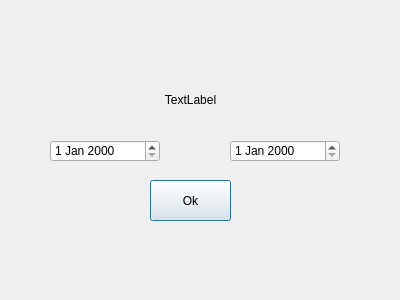
<?xml version="1.0" encoding="UTF-8"?>
<ui version="4.0">
 <class>Dialog</class>
 <widget class="QDialog" name="Dialog">
  <property name="geometry">
   <rect>
    <x>0</x>
    <y>0</y>
    <width>400</width>
    <height>300</height>
   </rect>
  </property>
  <property name="windowTitle">
   <string>Dialog</string>
  </property>
  <widget class="QLabel" name="label">
   <property name="geometry">
    <rect>
     <x>140</x>
     <y>80</y>
     <width>101</width>
     <height>41</height>
    </rect>
   </property>
   <property name="text">
    <string>&lt;html&gt;&lt;head/&gt;&lt;body&gt;&lt;p align=&quot;center&quot;&gt;TextLabel&lt;/p&gt;&lt;/body&gt;&lt;/html&gt;</string>
   </property>
  </widget>
  <widget class="QDateEdit" name="dateEdit">
   <property name="geometry">
    <rect>
     <x>50</x>
     <y>140</y>
     <width>110</width>
     <height>22</height>
    </rect>
   </property>
  </widget>
  <widget class="QDateEdit" name="dateEdit_2">
   <property name="geometry">
    <rect>
     <x>230</x>
     <y>140</y>
     <width>110</width>
     <height>22</height>
    </rect>
   </property>
  </widget>
  <widget class="QPushButton" name="pushButton">
   <property name="geometry">
    <rect>
     <x>150</x>
     <y>180</y>
     <width>81</width>
     <height>41</height>
    </rect>
   </property>
   <property name="text">
    <string>Ok</string>
   </property>
  </widget>
 </widget>
 <resources/>
 <connections/>
</ui>
